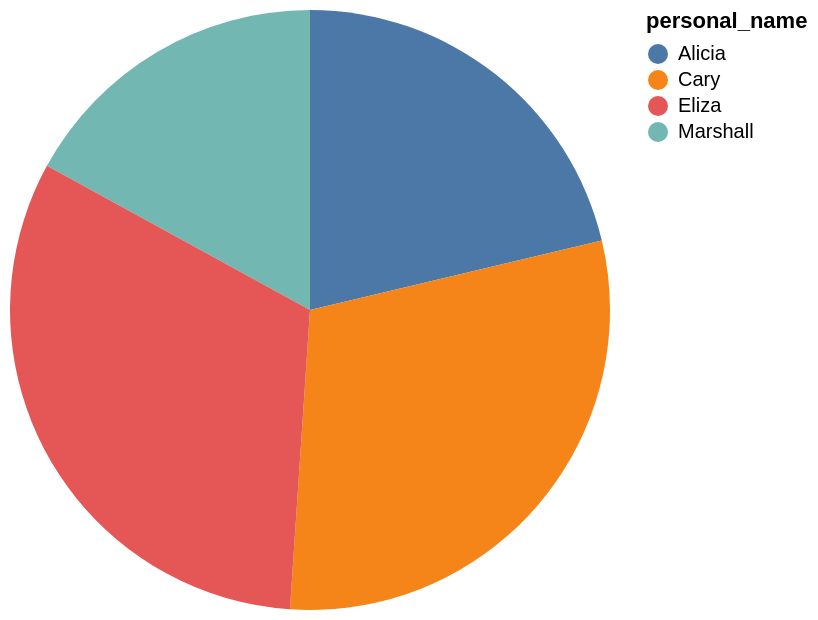

Specify this chart in Vega-Lite:
### Vega-Lite specification from a JSON file in a GitHub repository (floating-point values rounded to 4 significant figures)
{"data": {"values": [{"x_data": "Marshall", "y_data": 8}, {"x_data": "Alicia", "y_data": 10}, {"x_data": "Cary", "y_data": 14}, {"x_data": "Eliza", "y_data": 15}]}, "mark": "arc", "encoding": {"theta": {"field": "y_data", "type": "quantitative", "title": "student_id"}, "color": {"field": "x_data", "type": "nominal", "title": "personal_name"}}}
